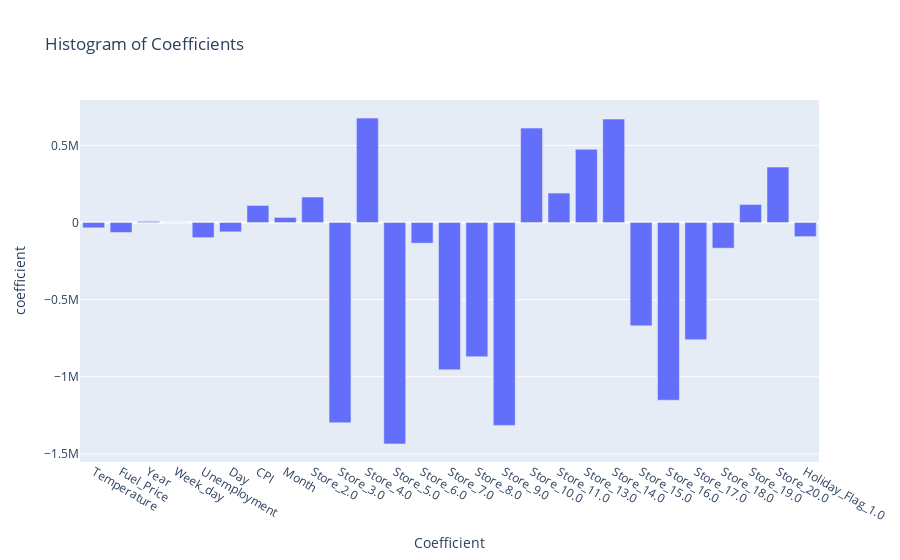

The cell this chart's notebook holds for it:
### Code cell
fig = px.bar(feature_coef, x="feature", y="coefficient",  title='Histogram of Coefficients')
fig.update_xaxes(title_text='Coefficient')
fig.show()

### Figure 1 — Plotly figure (JSON) as saved in the notebook; plotly's stock layout.template omitted (floating-point values rounded to 4 significant figures)
{"data": [{"alignmentgroup": "True", "hovertemplate": "feature=%{x}<br>coefficient=%{y}<extra></extra>", "legendgroup": "", "marker": {"color": "#636efa", "pattern": {"shape": ""}}, "name": "", "offsetgroup": "", "orientation": "v", "showlegend": false, "textposition": "auto", "type": "bar", "x": ["Temperature", "Fuel_Price", "Year", "Week_day", "Unemployment", "Day", "CPI", "Month", "Store_2.0", "Store_3.0", "Store_4.0", "Store_5.0", "Store_6.0", "Store_7.0", "Store_8.0", "Store_9.0", "Store_10.0", "Store_11.0", "Store_13.0", "Store_14.0", "Store_15.0", "Store_16.0", "Store_17.0", "Store_18.0", "Store_19.0", "Store_20.0", "Holiday_Flag_1.0"], "xaxis": "x", "y": [-34180.0, -64300.0, 7649.0, 5.602e-09, -97840.0, -60310.0, 110800.0, 33180.0, 165400.0, -1298000.0, 677100.0, -1435000.0, -134000.0, -954800.0, -869500.0, -1315000.0, 612400.0, 191000.0, 474600.0, 670600.0, -669500.0, -1152000.0, -760100.0, -166100.0, 117200.0, 359300.0, -91220.0], "yaxis": "y"}], "layout": {"barmode": "relative", "legend": {"tracegroupgap": 0}, "title": {"text": "Histogram of Coefficients"}, "xaxis": {"anchor": "y", "domain": [0, 1], "title": {"text": "Coefficient"}}, "yaxis": {"anchor": "x", "domain": [0, 1], "title": {"text": "coefficient"}}}}
